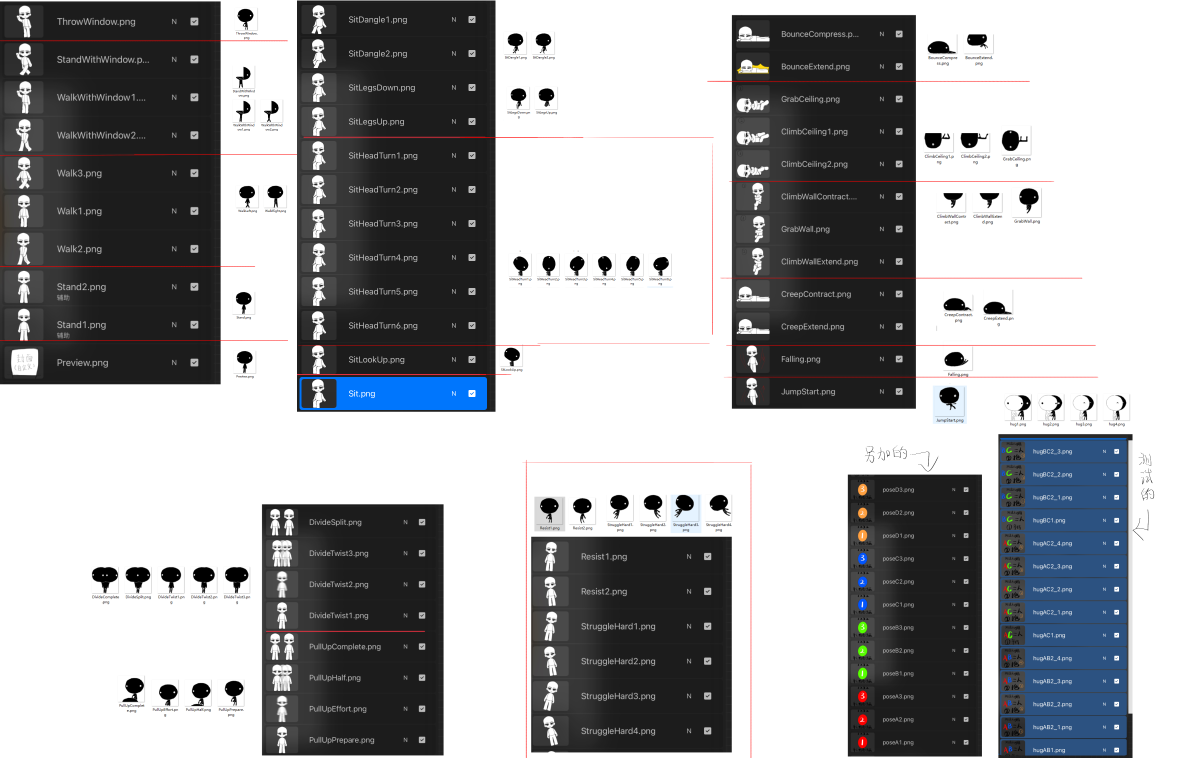
#> input picture img/pairing.png, 4743 x 3030 px (shown at 1/4 size)
$ python build-app-icon.py ../img/pairing.png
#> lines starting #> are read from the running program, lines starting #| are printed output that depends on the picture
"""Convert the official RGBA artwork to Windows ICO and Java PNG resources."""
import argparse
from pathlib import Path
from PIL import Image

SIZES = (16, 32, 48, 64, 128, 256)
root = Path(__file__).resolve().parent.parent
parser = argparse.ArgumentParser(description=__doc__)
parser.add_argument("source", type=Path)
args = parser.parse_args()
image = Image.open(args.source).convert("RGBA")
#> image is the input picture: PIL image 4743x3030 RGBA; mean R, G, B, A 157.6, 158.9, 161.2, 255
# Pad non-square artwork without cropping or stretching it; retain alpha.
side = max(image.size)
#> side = 4743
canvas = Image.new("RGBA", (side, side), (0, 0, 0, 0))
#> canvas: PIL image 4743x4743 RGBA; every value is 0
canvas.paste(image, ((side - image.width) // 2, (side - image.height) // 2))
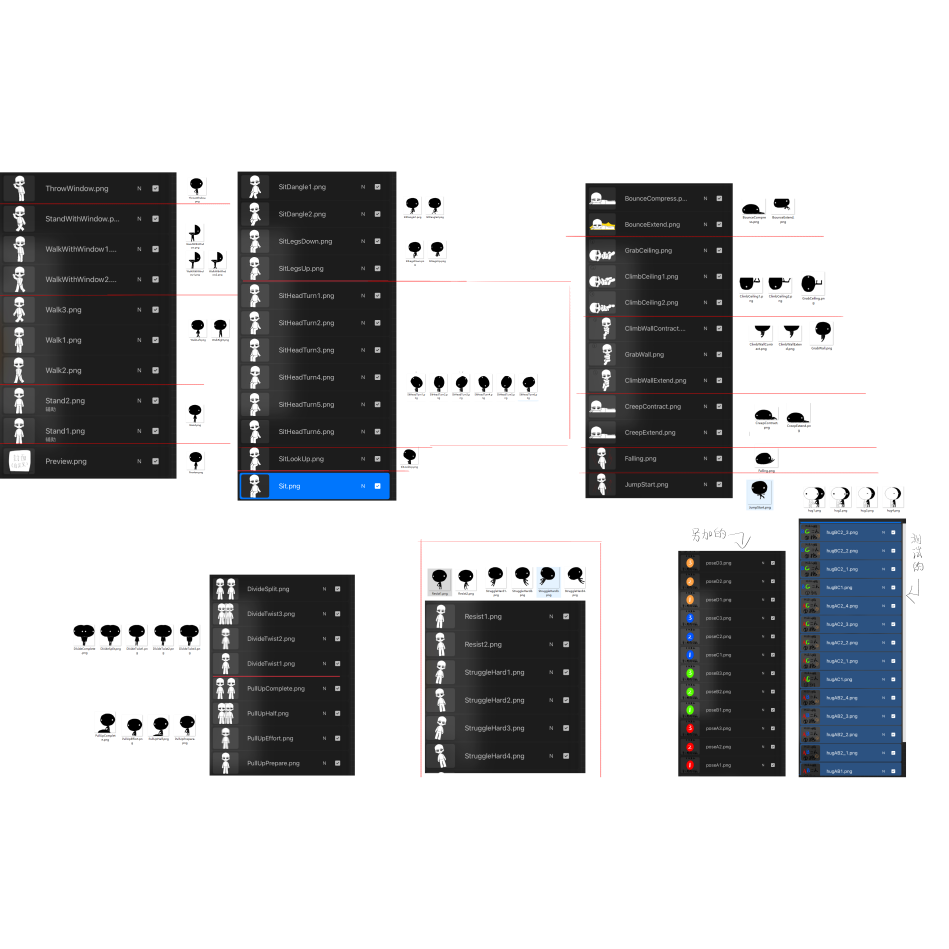
#> canvas: PIL image 4743x4743 RGBA (shown at 1/5 size); mean R, G, B, A 100.7, 101.5, 103, 162.9; transparent parts drawn white
resources = root / "src/main/resources/icons"
resources.mkdir(parents=True, exist_ok=True)
for size in SIZES:
    canvas.resize((size, size), Image.Resampling.LANCZOS).save(
        resources / f"ShinobiMate-{size}.png")
#> this loop made 6 passes
#> pass 1, `canvas.resize((size, size), Image.Resampling.LANCZOS).save( resources ..`:
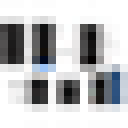
#> saved as ShinobiMate-16.png: PIL image 16x16 RGBA (shown 8 times larger); mean R, G, B, A 138.7, 140.2, 142, 163.8; transparent parts drawn white
#> pass 2, `canvas.resize((size, size), Image.Resampling.LANCZOS).save( resources ..`:
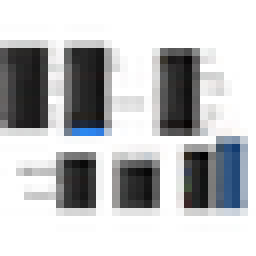
#> saved as ShinobiMate-32.png: PIL image 32x32 RGBA (shown 8 times larger); mean R, G, B, A 118.9, 119.9, 121.5, 163.2; transparent parts drawn white
icon = root / "conf/ShinobiMate.ico"
canvas.save(icon, format="ICO", sizes=[(s, s) for s in SIZES])
for relative in ("conf/icon.ico", "img/icon.ico"):
    (root / relative).write_bytes(icon.read_bytes())
canvas.resize((256, 256), Image.Resampling.LANCZOS).save(root / "img/icon.png")
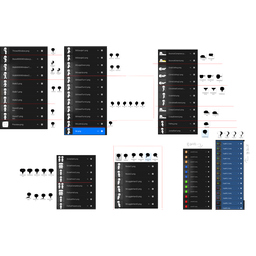
#> saved as icon.png: PIL image 256x256 RGBA; mean R, G, B, A 102.1, 102.9, 104.5, 162.9; transparent parts drawn white
with Image.open(icon) as check:
    assert check.ico.sizes() == {(s, s) for s in SIZES}
    for size in SIZES:
        assert check.ico.getimage((size, size)).mode == "RGBA"
print(f"Created {icon} with sizes {SIZES}; source alpha range: {image.getchannel('A').getextrema()}")
#| Created conf/ShinobiMate.ico with sizes (16, 32, 48, 64, 128, 256); source alpha range: (255, 255)
